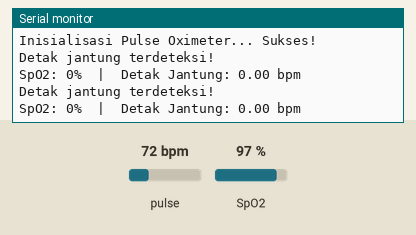
Recording of a sketch running on a simulated ESP8266 (NodeMCU). Shown: the last lines printed to the serial monitor. Inputs (shaded band) come from the test bench; at power-on: pulse 72 bpm, SpO2 97 %. WiFi joins after 1.5 s; servers stay silent unless stated; uploads are accepted with an empty reply.

Above: at 3.0 s.
3.1 s: pulse set to 42 bpm
At 6.7 s:
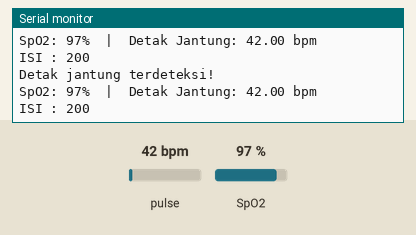
7.4 s: SpO2 set to 80 %
At 8.69 s:
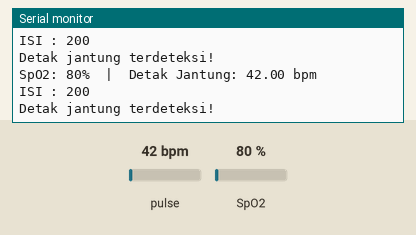
8.9 s: pulse set to 70 bpm
At 11.7 s:
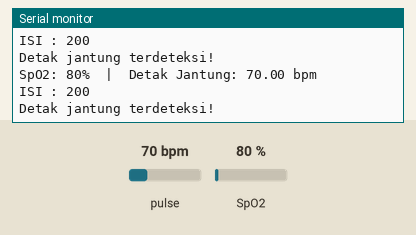
Timing chart, 0 to 13.2 s (numbered marks = the images above; inputs shaded):
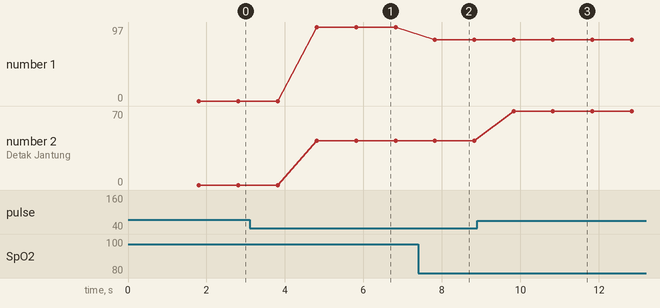

The sketch:

igoo_bpm.ino
```cpp
#define BLYNK_TEMPLATE_ID "TMPL61IxapWdA"
#define BLYNK_TEMPLATE_NAME "Project Testing"
#define BLYNK_AUTH_TOKEN "ICfMQqpE867-F7YvRUOehw5CPgQO8pGz"
#define Web_App_URL "https://script.google.com/macros/s/AKfycbyuAy8QFRNACNyBHZ7tnfkPQfobccYdL1I0pL7yrJNIHIHdBgjP18baDOEHlBiRdZ8zCA/exec?"

#include <ESP8266WiFi.h>
#include <BlynkSimpleEsp8266.h>
#include <Wire.h>
#include <MAX30100_PulseOximeter.h>
#include <ESP8266HTTPClient.h>
#include <WiFiClientSecure.h>
#define REPORTING_PERIOD_MS 1000  // Waktu pembaruan data dalam milidetik

PulseOximeter pox;
uint32_t tsLastReport = 0;
#define ssid      "192.168.50.10"
#define password  "12345678"
#define auth  BLYNK_AUTH_TOKEN

void connectWifi(){
  WiFi.mode(WIFI_STA);
  WiFi.begin(ssid, password);
  Blynk.begin(auth, ssid, password, "blynk.cloud", 80);
  while (WiFi.status() != WL_CONNECTED) {
        delay(500);
    }
}
void onBeatDetected() {
    Serial.println("Detak jantung terdeteksi!");
}
void sendDataToSpreadsheet(float HR){
    const String Status_Read_Sensor = "SUCCESS";
    String Send_Data_URL = Web_App_URL "sts=writeSensor";

    Send_Data_URL += "&srs=" + Status_Read_Sensor;
    Send_Data_URL += "&HR=" + String(HR);

      HTTPClient http;
      WiFiClientSecure client;
      client.setInsecure();

      http.begin(client, Send_Data_URL.c_str());
      http.setFollowRedirects(HTTPC_STRICT_FOLLOW_REDIRECTS);

      int httpCode = http.GET();
      Serial.print("ISI : ");
      Serial.println(httpCode);

      String payload;
      if (httpCode > 0) {
        payload = http.getString();

      }
      http.end();
}
void setup() {
    Serial.begin(115200);
    connectWifi();
    Serial.print("Inisialisasi Pulse Oximeter...");

    if (!pox.begin()) {
        Serial.println(" Gagal!");
        for(;;);
    } else {
        Serial.println(" Sukses!");
    }

    // Mengatur level sensor ke mode pengukuran dan menambahkan callback
    pox.setIRLedCurrent(MAX30100_LED_CURR_7_6MA);
    pox.setOnBeatDetectedCallback(onBeatDetected);
}

void loop() {
    // Perbarui data dari sensor
    pox.update(); Blynk.run();
    float heartrate = pox.getHeartRate();

    // Cek waktu pelaporan
    if (millis() - tsLastReport > REPORTING_PERIOD_MS) {
        Serial.print("SpO2: ");
        Serial.print(pox.getSpO2());
        Serial.print("%  |  Detak Jantung: ");
        Serial.print(heartrate);
        Serial.println(" bpm");
        Blynk.virtualWrite(V2, heartrate);
        tsLastReport = millis();
      if(heartrate >=20 ){
        sendDataToSpreadsheet(heartrate);
      }
    }
}
```

Measured:
- after the input at 3.1 s, the serial monitor: prints a new line after 1.7 s (image 1)
- after the input at 7.4 s, the serial monitor: prints a new line after 0.42 s (image 2)
- after the input at 8.9 s, the serial monitor: prints a new line after 0.93 s (image 3)
- plotted number 1: 97 → 80 after the input at 7.4 s
- plotted number 2: 0 → 42 after the input at 3.1 s, 42 → 70 after the input at 8.9 s
